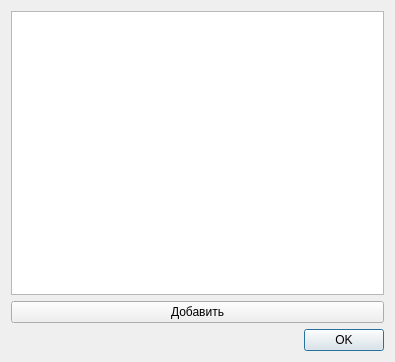
<?xml version="1.0" encoding="UTF-8"?>
<ui version="4.0">
 <class>UsersDialog</class>
 <widget class="QDialog" name="UsersDialog">
  <property name="geometry">
   <rect>
    <x>0</x>
    <y>0</y>
    <width>395</width>
    <height>362</height>
   </rect>
  </property>
  <property name="windowTitle">
   <string>Контроллеры</string>
  </property>
  <layout class="QVBoxLayout" name="verticalLayout_2">
   <item>
    <layout class="QVBoxLayout" name="verticalLayout">
     <item>
      <widget class="QListWidget" name="listWidget">
       <property name="contextMenuPolicy">
        <enum>Qt::DefaultContextMenu</enum>
       </property>
      </widget>
     </item>
     <item>
      <widget class="QPushButton" name="addButton">
       <property name="text">
        <string>Добавить</string>
       </property>
      </widget>
     </item>
    </layout>
   </item>
   <item>
    <widget class="QDialogButtonBox" name="buttonBox">
     <property name="locale">
      <locale language="Russian" country="Russia"/>
     </property>
     <property name="orientation">
      <enum>Qt::Horizontal</enum>
     </property>
     <property name="standardButtons">
      <set>QDialogButtonBox::Ok</set>
     </property>
    </widget>
   </item>
  </layout>
 </widget>
 <resources/>
 <connections>
  <connection>
   <sender>buttonBox</sender>
   <signal>accepted()</signal>
   <receiver>UsersDialog</receiver>
   <slot>accept()</slot>
   <hints>
    <hint type="sourcelabel">
     <x>248</x>
     <y>254</y>
    </hint>
    <hint type="destinationlabel">
     <x>157</x>
     <y>274</y>
    </hint>
   </hints>
  </connection>
  <connection>
   <sender>buttonBox</sender>
   <signal>rejected()</signal>
   <receiver>UsersDialog</receiver>
   <slot>reject()</slot>
   <hints>
    <hint type="sourcelabel">
     <x>316</x>
     <y>260</y>
    </hint>
    <hint type="destinationlabel">
     <x>286</x>
     <y>274</y>
    </hint>
   </hints>
  </connection>
 </connections>
</ui>
